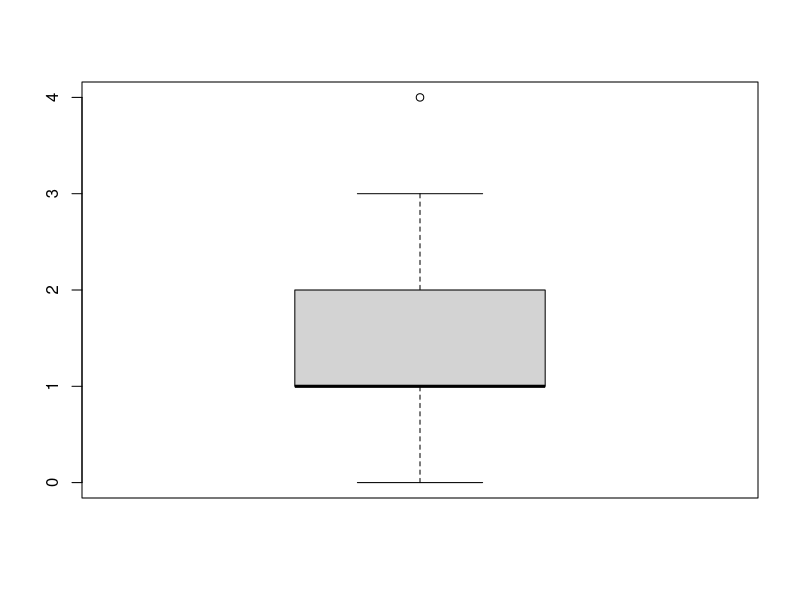
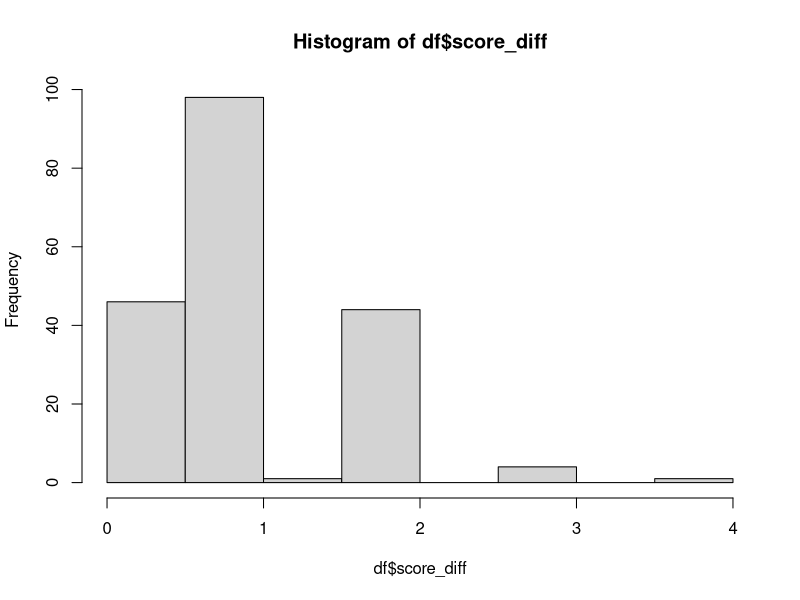

Reproduce these figures in R, in order.
## ---- chunk 1
library(ggplot2)
## ---- chunk 2
df <- read.csv('../data/CAREStudy.RaterDiffs.20May2021.csv')
nrow(df)
## ---- chunk 3
summary(df$score_diff)
## ---- chunk 4
boxplot(df$score_diff)
## ---- chunk 5
hist(df$score_diff)
